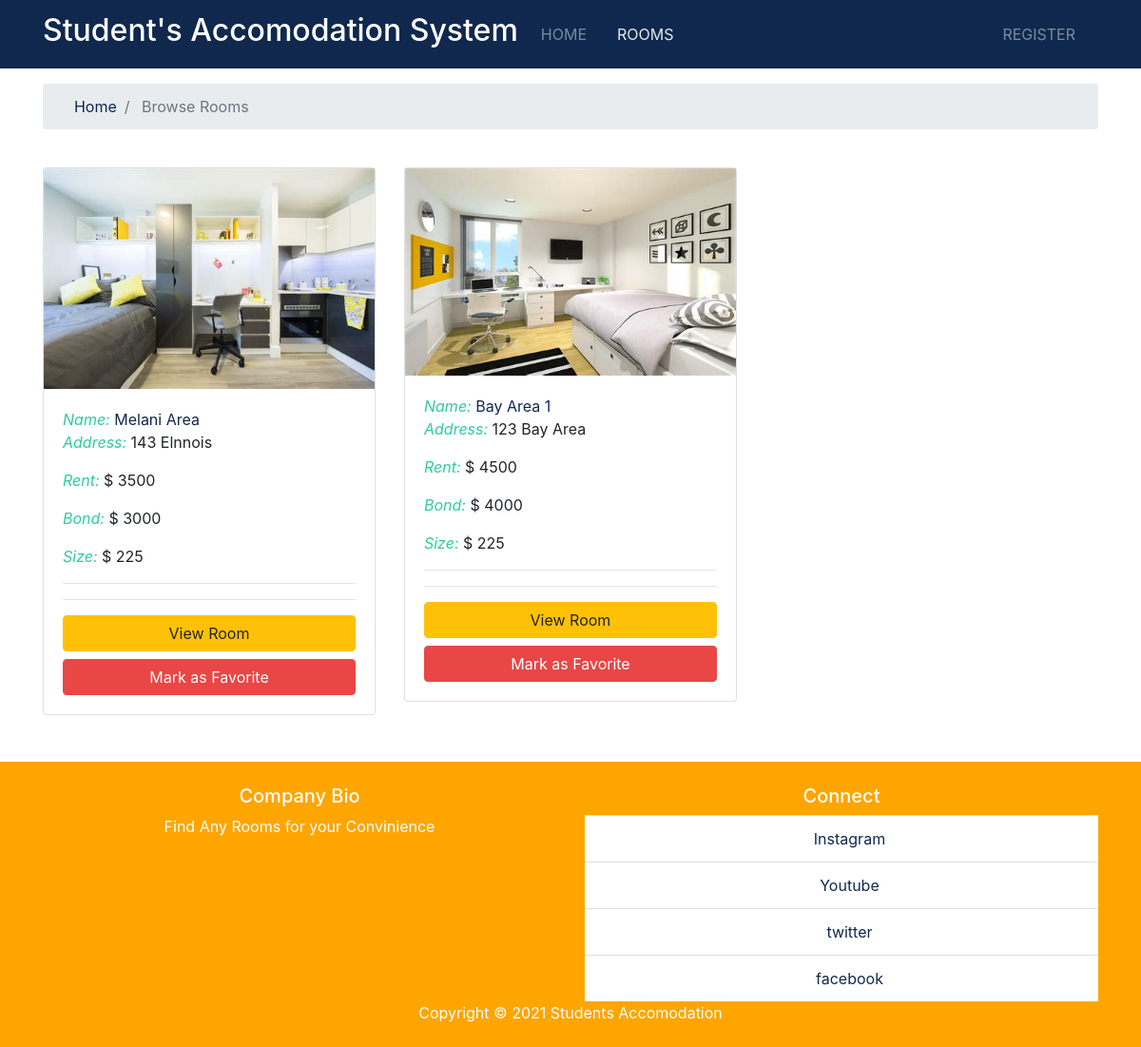
Screenshot of /rooms with the database file from the repository.
### apartments/models.py (models this page shows, shortened)
class Room(models.Model):
    statuses = (('under review', 'under review'),
                ('approved', 'approved'),
                ('submitted', 'submitted'),
                ('rejected', 'rejected'),)
    landlord = models.ForeignKey(Landlord, on_delete=models.DO_NOTHING)
    title = models.CharField(max_length=200)
    address = models.CharField(max_length=200)
    description = models.TextField()
    rent = models.IntegerField()
    bond_amount = models.IntegerField()
    size = models.IntegerField()
    photo_main = models.ImageField(upload_to='rooms/%Y/%m/%d/')
    photo_1 = models.ImageField(upload_to='rooms/%Y/%m/%d/', blank=True)
    photo_2 = models.ImageField(upload_to='rooms/%Y/%m/%d/', blank=True)
    photo_3 = models.ImageField(upload_to='rooms/%Y/%m/%d/', blank=True)
    photo_4 = models.ImageField(upload_to='rooms/%Y/%m/%d/', blank=True)
    photo_5 = models.ImageField(upload_to='rooms/%Y/%m/%d/', blank=True)
    photo_6 = models.ImageField(upload_to='rooms/%Y/%m/%d/', blank=True)
    photo_7 = models.ImageField(upload_to='rooms/%Y/%m/%d/', blank=True)
    photo_8 = models.ImageField(upload_to='rooms/%Y/%m/%d/', blank=True)
    photo_9 = models.ImageField(upload_to='rooms/%Y/%m/%d/', blank=True)
    is_available = models.BooleanField(default=False)
    is_approved = models.BooleanField(default=False)
    status = models.CharField(max_length=100, choices=statuses)
    list_date = models.DateTimeField(default=datetime.now, blank=True)

### apartments/views.py (the view)
# urls.py: path('rooms', views.rooms, name='rooms'),
def rooms(request):
    rooms = Room.objects.order_by('rent').filter(
        is_available=True, is_approved=True)
    paginator = Paginator(rooms, 10)
    page = request.GET.get('page')
    paged_rooms = paginator.get_page(page)
    context = {'rooms': paged_rooms}
    return render(request, 'pages/rooms.html', context)

### templates/pages/rooms.html (shortened to what this page needs)
{%extends 'base.html'%}
{%load humanize%}
{%block content%}
<section id="bc" class="mt-3">
    <div class="container">
        <nav aria-label="breadcrumb">
            <ol class="breadcrumb">
                <li class="breadcrumb-item">
                    <a href="{%url 'apartments:rooms'%}">
                        <i class="fas fa-home"></i> Home</a>
                </li>
                <li class="breadcrumb-item active"> Browse Rooms</li>
            </ol>
        </nav>
    </div>
</section>
<section id="listings" class="py-4">
    <div class="container">
        <div class="row">
            {%if rooms%}
            {%for room in rooms%}
            <div class="col-md-6 col-lg-4 mb-4">
                <div class="card listing-preview">
                    <img class="card-image" src="{{room.photo_main.url}}" alt="">
                    <div class="card-body">
                        <div class="listing-heading ">
                        <i class="text-secondary">Name:</i> <span class="text-primary text-bold">{{room.title}}</span>
                            <p> <i class="text-secondary">Address:</i>
                                {{room.address}}
                            </p>
                            <p>
                               <i class="text-secondary">Rent:</i> $
                                {{room.rent}}
                            </p>
                            <p>
                                <i class="text-secondary">Bond:</i> $
                                {{room.bond_amount}}
                            </p>
                            <p>
                                <i class="text-secondary">Size:</i> $
                                {{room.size}}
                            </p>
                        </div>
                        <hr>
                        <hr>
                        <a href="{%url 'apartments:room' room.id%}" class="btn btn-warning btn-block">View Room</a>
                     <a href="#" class="btn btn-danger btn-block">Mark as Favorite</a>
                    </div>
                </div>
            </div>
            {%endfor%}
            {%else%}
            <div class="col-md-12">
                <p>No Rooms Available</p>
            </div>
            {%endif%}
        </div>
        <div class="row">
            <div class="col-md-12">
            </div>
        </div>
    </div>
</section>
{%endblock%}

### templates/base.html (shortened to what this page needs)
<!DOCTYPE html>
{%load static%}
<html lang="en" dir="ltr">
  <head>
  <link rel="stylesheet" href="{% static 'css/all.css'%}">
  <link rel="stylesheet" href="{% static 'css/bootstrap.css'%}">
  <link rel="stylesheet" href="{% static 'css/style.css'%}" >
    <link rel="stylesheet" href="{% static 'css/lightbox.min.css'%}">
</head>
  <body>
{% include 'partials/_navbar.html'%}
{% block content  %}{%endblock%}
{% include 'partials/_footer.html'%}
  </body>
</html>

### templates/partials/_navbar.html (shortened to what this page needs)
{%load static%}
<nav class="navbar navbar-expand-lg navbar-dark bg-primary sticky-top">
    <div class="container">
        <a class="navbar-brand" href="{%url 'apartments:index'%}">
            <h2>Student's Accomodation System</h2>
        </a>
        <div class="collapse navbar-collapse nav-items" id="navbarNavAltMarkup">
            <ul class="navbar-nav">
                <li {% if "/" == request.path%} class=" nav-item active mr-3" {%else%} class="nav-item mr-3" {%endif%}>
                    <a class="nav-link" href="{%url 'apartments:index'%}">Home</a>
                </li>
                <li {% if 'rooms' in request.path%} class="nav-item active mr-3" {%else%} class="nav-item mr-3"
                    {%endif%}>
                    <a class="nav-link" href="{%url 'apartments:index'%}">Rooms</a>
                </li>
            </ul>
            <ul class="navbar-nav ml-auto">
                {%if user.is_authenticated%}
                <li class="nav-item ar-3">
                    <a href="javascript:{document.getElementById('logout').submit()}" class="nav-link">
                        <i class="fas-fa-sign-out-alt"></i>Logout
                    </a>
                    <form action="{%url 'accounts:logout'%}" id="logout" method="post">
                        {%csrf_token%}
                        <input type="hidden">
                    </form>
                </li>
                {%else%}
                <li {% if 'register' in request.path%} class="nav-item active mr-3" {%else%} class="nav-item mr-3"
                    {%endif%}>
                    <a class="nav-link" href="{%url 'accounts:register'%}">
                        <i class="fas fa-user-plus"></i> Register</a>
                </li>
                {%endif%}
            </ul>
        </div>
    </div>
</nav>

### templates/partials/_footer.html
<footer id="main-footer" class="py-4 text-white text-center" style="background-color: orange;">
    <div class="container">
        <div class="row">
            <div class="col-md-6">
                <h5 class="white-text">Company Bio</h5>
                <p class="grey-text text-lighten-4">Find Any Rooms for your Convinience</p>
            </div>
            <div class="col-md-6">
                <h5 class="text-white">Connect</h5>
                <ul class="list-group list-group-flush">
                    <li class="list-group-item"><a  href="#"><i class="fab fa-instagram"></i> Instagram</a></li>
                    <li class="list-group-item"><a href="#"><i class="fab fa-youtube"></i> Youtube</a></li>
                    <li class="list-group-item"><a href="#"><i class="fab fa-twitter"></i> twitter</a></li>
                    <li class="list-group-item"><a href="#"><i class="fab fa-facebook"></i> facebook</a></li>
                </ul>
            </div>
        </div>
    </div>
    Copyright &copy;
    <span class="year"></span> Students Accomodation
</footer>

### accomodation/static/css/all.css (style rules this page uses)
.fa, .fas, .far, .fal, .fab { -moz-osx-font-smoothing: grayscale; -webkit-font-smoothing: antialiased; display: inline-block; font-style: normal; font-variant: normal; text-rendering: auto; line-height: 1; }
.fa-facebook:before { content: "\f09a"; }
.fa-home:before { content: "\f015"; }
.fa-instagram:before { content: "\f16d"; }
.fa-twitter:before { content: "\f099"; }
.fa-user-plus:before { content: "\f234"; }
.fa-youtube:before { content: "\f167"; }
.fab { font-family: 'Font Awesome 5 Brands'; }
.fa, .fas { font-family: 'Font Awesome 5 Free'; font-weight: 900; }

### accomodation/static/css/style.css (style rules this page uses)
.nav-items { opacity: 0.9; text-transform: uppercase; }

### rows the page displays
Room: photo_main (picture), title "Melani Area", address "143 Elnnois", rent "3500", bond_amount "3000", size "225"
Room: photo_main (picture), title "Bay Area 1", address "123 Bay Area", rent "4500", bond_amount "4000", size "225"
